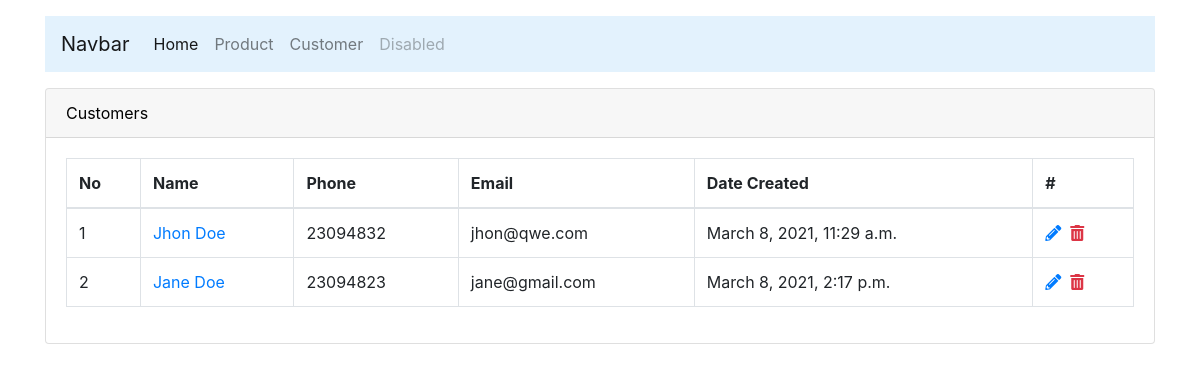
Screenshot of /customer/ with the database file from the repository.
### accounts/models.py (models this page shows, shortened)
class Customer(models.Model):
    name = models.CharField(max_length=100, null=True)
    phone = models.CharField(max_length=15, null=True)
    email = models.CharField(max_length=100, null=True)
    created_at = models.DateTimeField(auto_now_add=True, null=True)

### accounts/views.py (the view)
# urls.py: path('customer/', views.customer, name='accounts.customer'),
def customer(request):
    customers = Customer.objects.all()
    context = {'customers': customers}
    return render(request, 'accounts/customer.html', context)

### accounts/templates/accounts/customer.html
{% extends 'accounts/_main.html' %}
{% block content %}
    <div class="row">
        <div class="col-md-12">
            <div class="card">
                <div class="card-header">Customers</div>
                <div class="card-body">
                    <table class="table table-hover table-bordered">
                        <thead>
                        <tr>
                            <th>No</th>
                            <th>Name</th>
                            <th>Phone</th>
                            <th>Email</th>
                            <th>Date Created</th>
                            <th>#</th>
                        </tr>
                        </thead>
                        <tbody>
                        {% for customer in customers %}
                            <tr>
                                <td>{{ forloop.counter }}</td>
                                <td><a href="{% url 'accounts.customer.detail' customer.id %}">{{ customer.name }}</a>
                                </td>
                                <td>{{ customer.phone }}</td>
                                <td>{{ customer.email }}</td>
                                <td>{{ customer.created_at }}</td>
                                <td>
                                    <a href=""><i class="fas fa-pencil-alt"></i></a>&nbsp;
                                    <a href=""><i class="fas fa-trash-alt text-danger"></i></a>
                                </td>
                            </tr>
                        {% endfor %}
                        </tbody>
                    </table>
                </div>
            </div>
        </div>
    </div>
{% endblock %}

### static/css/main.css (style rules this page uses)
body { color: black; }

### rows the page displays
Customer: name "Jhon Doe", phone "23094832", email "jhon@qwe.com", created_at "March 8, 2021, 11:29 a.m."
Customer: name "Jane Doe", phone "23094823", email "jane@gmail.com", created_at "March 8, 2021, 2:17 p.m."
